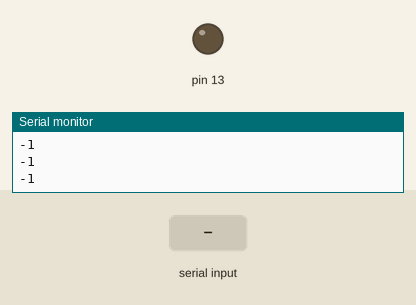
A sketch run on a simulated Arduino Uno, built with avr-gcc and run on an emulated ATmega328P. On the bench: output pins drawn as LEDs (lit = HIGH), the last lines printed to the serial monitor. Inputs (shaded band) come from the test bench. EEPROM starts erased.

Above: at 1.2 s.
1.3 s: "1" received over Serial
At 2.1 s:
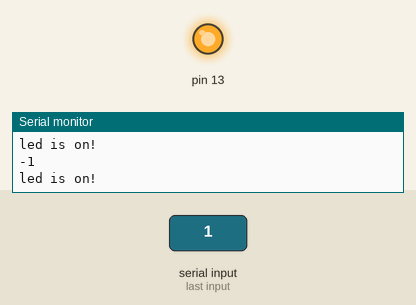
2.8 s: "0" received over Serial
At 3.8 s:
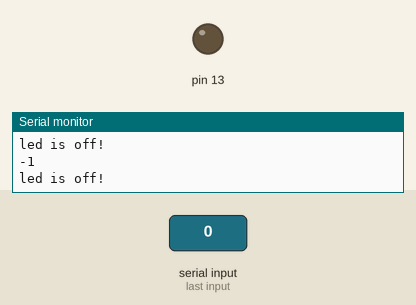
Timing chart, 0 to 5.8 s (numbered marks = the images above; inputs shaded):
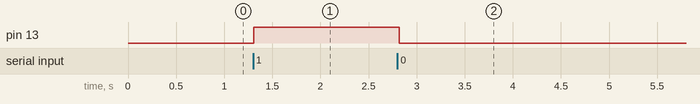

The sketch:

EPROM.ino
```cpp
#include<EEPROM.h>


void setup() {
  // put your setup code here, to run once:
Serial.begin(9600);
pinMode(13,OUTPUT);
}


void loop() {
  // put your main code here, to run repeatedly:
int n= Serial.read();
Serial.println(n);
if( n=='1')
{
  digitalWrite(13,HIGH);delay(500);
  EEPROM.write(0,1);Serial.println(" led is on!");
}
else if(n=='0')
{digitalWrite(13,LOW);
delay(500);EEPROM.write(0,0);Serial.println("led is off!");
}
else if (EEPROM.read(0)==1)
{digitalWrite(13,1);
Serial.println("led is on!");}
else if(EEPROM.read(0)==0){
digitalWrite(13,0);Serial.println("led is off!");
}
}
```

Measured:
- after the input at 1.3 s, pin 13: LOW → HIGH at once
- after the input at 2.8 s, pin 13: HIGH → LOW at once
